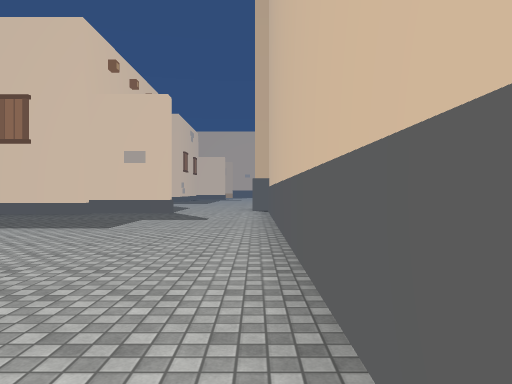
view 1 (above)

24 first-person views from a walk through a scene from a Unity 3-D project. The camera is 1.4 m above the floor, looks level and sees 70° across. The floor is counted in squares, 2 m on a side. Each view is taken from the middle of a square. On the plan, view 1 faces up. The plan holds only what a view shows up to about 11 squares ahead; the rest is blank. The place goes on beyond the plan. The player is left out. Some surface patterns are stand-ins.

view 2
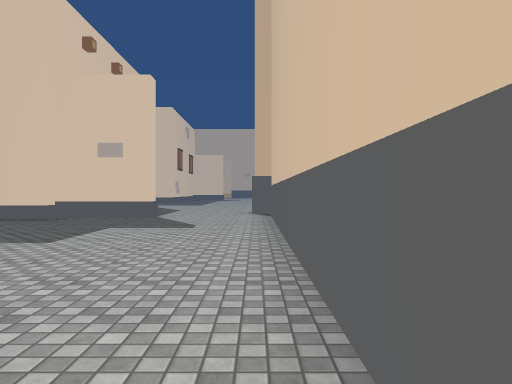

view 3
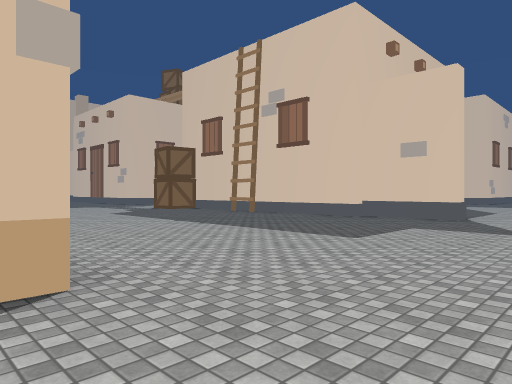

view 4
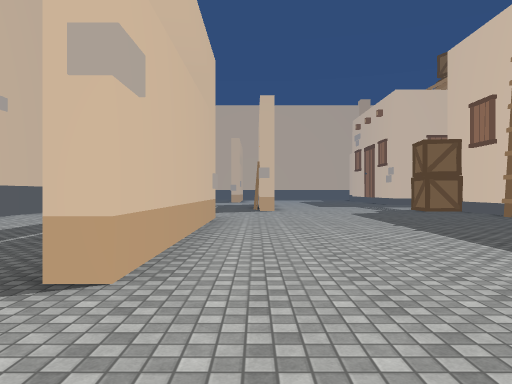

view 5
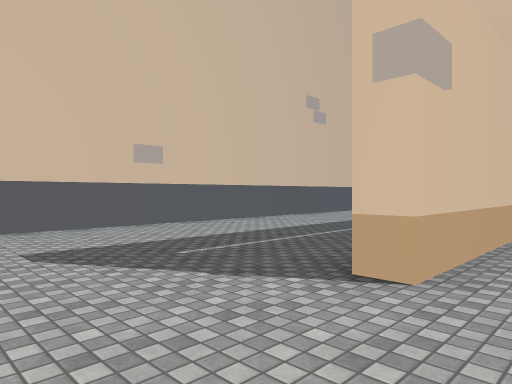

view 6
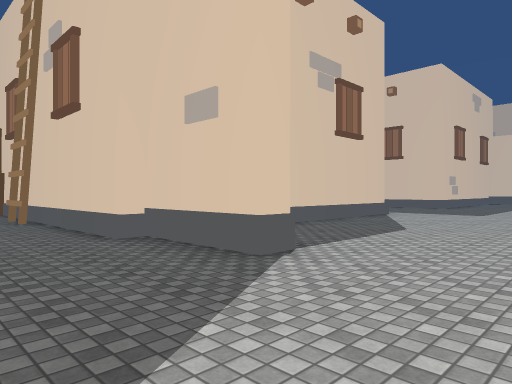

view 7
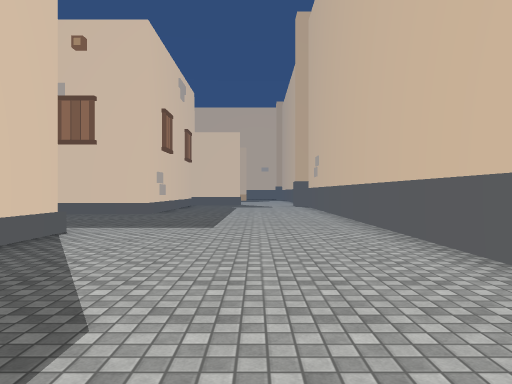

view 8
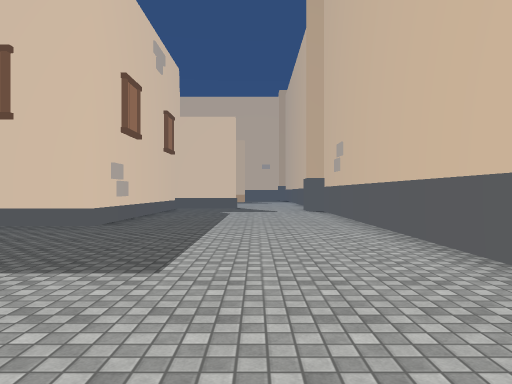

view 9
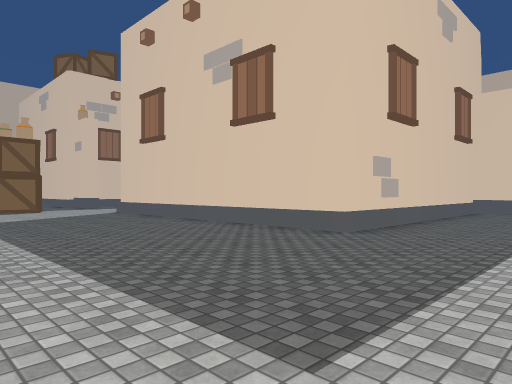

view 10
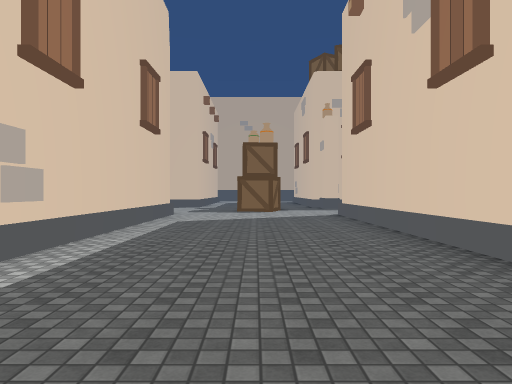

view 11
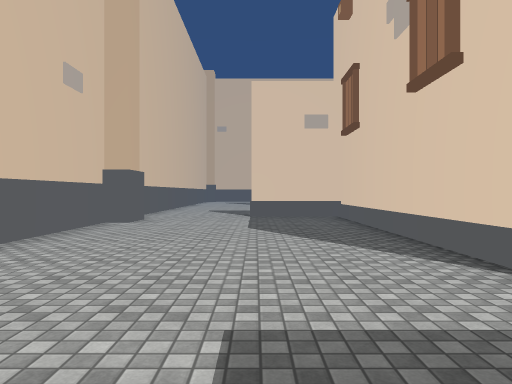

view 12
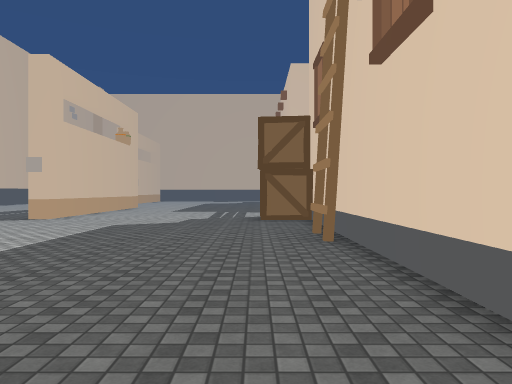

view 13
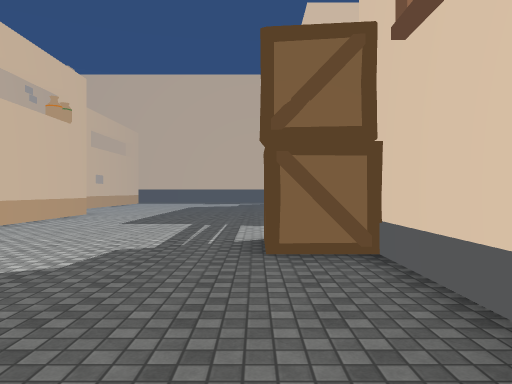

view 14
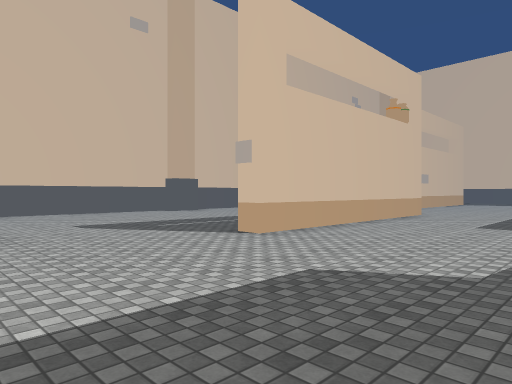

view 15
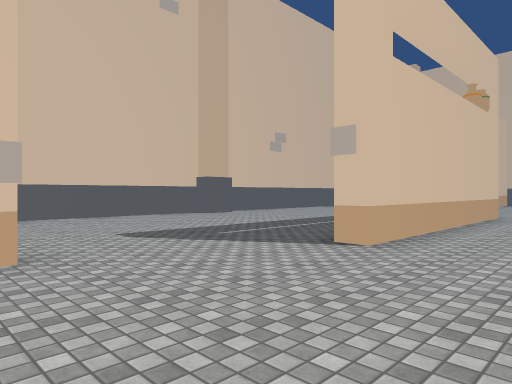

view 16
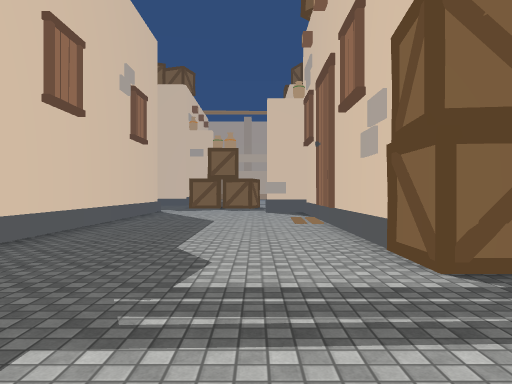

view 17
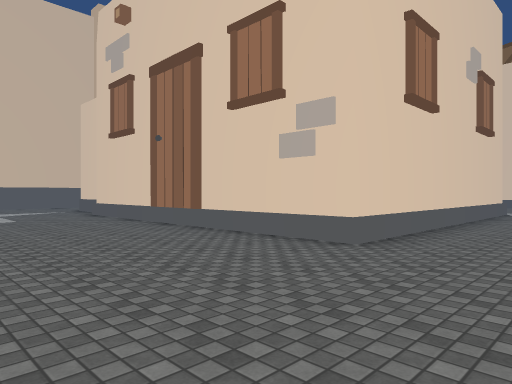

view 18
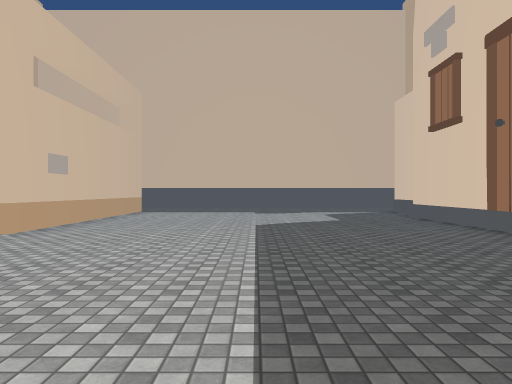

view 19
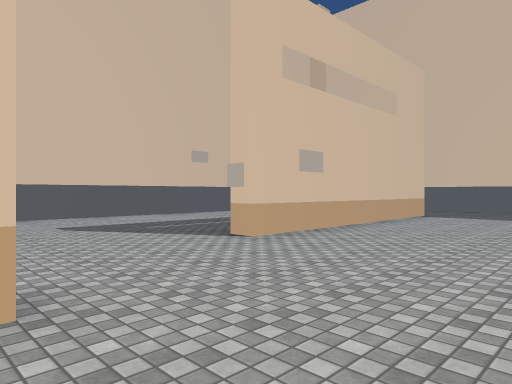

view 20
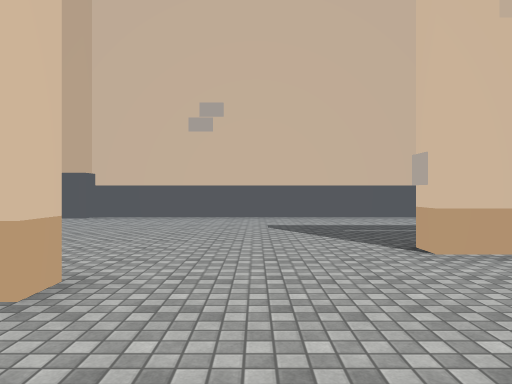

view 21
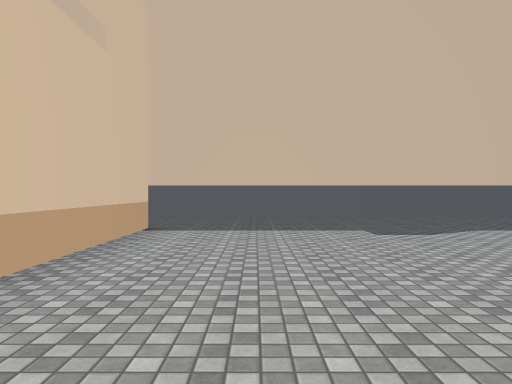

view 22
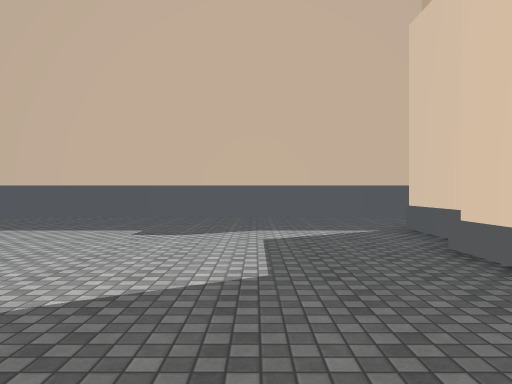

view 23
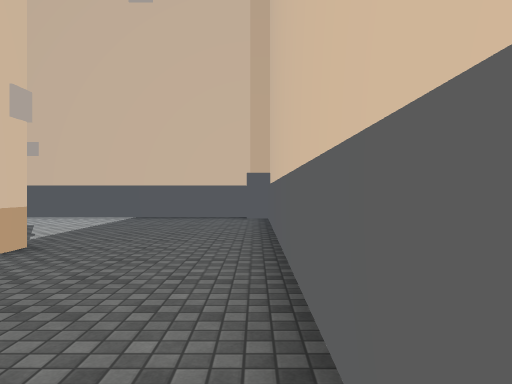

view 24
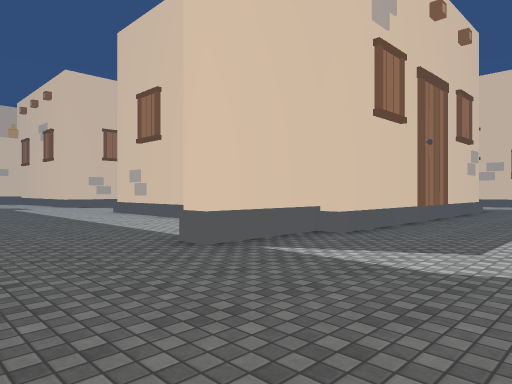

### Floor plan
Key: @ floor where view 1 was taken; # wall or solid block; . floor; B box; O other object.
Columns run from 35 left of view 1 to 1 right of it. Each row starts with its distance up from view 1.
 29                               ......#
 28                               ......#
 27                               ......#
 26                      O########......#
 25                      ...............#
 24                      ...............#
 23                     ................#
 22                     ................#
 21    ..                ...............#
 20    ...         #     #######O ......#
 19    ....O       #.    #       #......#
 18    ....#       #.....#       #......#
 17    ....#       #.....#       #......#
 16   .....#       #.....#       #......#
 15   .....        #.....#        ......#
 14   ....         #.....#        .....##
 13 #....          #.....#        ......#
 12 #...############.....############...#
 11 #....................OO..##.........#
 10 #....................B..............#
  9 #...................................#
  8 #...................................#
  7 #...................................#
  6 #...................................#
  5 #...................................#
  4 #..............OO###  ..............#
  3 #...#######O....    ......O######...#
  2 #....      ...... ........     .....#
  1 #.....    ................   .......#
  0 #.....   .................  .......@
 -1 #...... ...........................
 -2 #..................................
 -3 ##................# ...............
 -4  ##################  ##############

Positions as (right, up) in squares from view 1, and headings:
1: (0, 0), facing up
2: (0, 2), facing up
3: (0, 2), facing up-left
4: (0, 4), facing left
5: (0, 4), facing down-left
6: (0, 9), facing up-left
7: (-2, 14), facing up
8: (-2, 18), facing up
9: (-2, 20), facing up-left
10: (-3, 23), facing left
11: (-3, 23), facing down
12: (-4, 10), facing left
13: (-9, 10), facing left
14: (-9, 9), facing down-left
15: (-9, 7), facing down-left
16: (-16, 7), facing up
17: (-17, 7), facing up-left
18: (-18, 7), facing left
19: (-20, 7), facing down-left
20: (-22, 7), facing down
21: (-24, 5), facing left
22: (-24, 9), facing left
23: (-34, 7), facing down
24: (-34, 8), facing up-right
